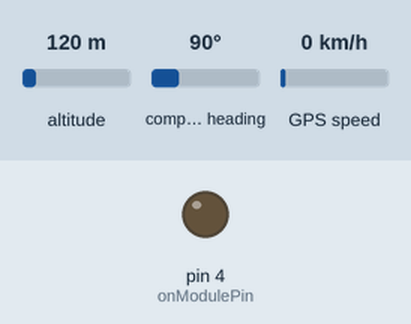
This sketch was run on a simulated Arduino Uno, built for the host (arithmetic inside an expression is 32-bit, double 64-bit). Parts: output pins drawn as LEDs (lit = HIGH). The inputs (shaded band) are chosen by the test bench; at power-on: altitude 120 m, compass heading 90°, GPS speed 0 km/h. The GPS gets a fix after 3 s at 37.7749, -122.4194 with 8 satellites; the modem accepts every AT command (registered, SIM ready, sends succeed) and sends nothing else; what the sketch prints to the serial monitor is not drawn.

Above: at 0.0 s.
At 3.1 s:
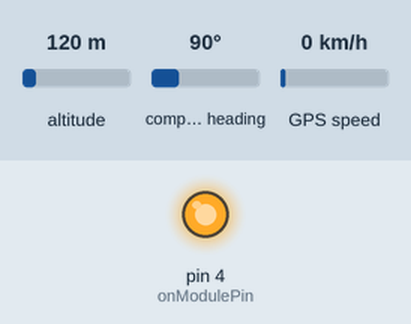
Timing chart, 0 to 7.5 s (numbered marks = the images above):
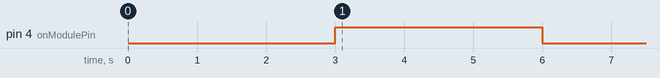

The sketch:

Tracking_unit.ino
```cpp
#include <SoftwareSerial.h>
#include <TinyGPS++.h>

TinyGPSPlus gps_tiny;
SoftwareSerial gps(5, 6);   //RX , TX for SIM28 Sensor
SoftwareSerial gprs(2, 3); // RX, TX  for SIM800 GPRS Module


int8_t answer;
int onModulePin= 4;

uint8_t NumberSatelleit ;
static float gps_lat,gps_lng,gps_alt;
static int gps_sat;
static uint32_t Date ;
static uint32_t Time ;

static uint32_t Tt ;

String  TXmsg;

const String PROGMEM w = "AT+HTTPPARA=""URL"",""http://xxxxxxx.cloudfunctions.net/write?device=TrackingUnit";

     String x ;
     String jour ;
     String y ;
     String heure;
     String Lat;
     String Long;

void setup() {
      delay(3000);
      pinMode(onModulePin, OUTPUT);
        digitalWrite(onModulePin,HIGH);
         delay(3000);
        digitalWrite(onModulePin,LOW);
    gprs.begin(4800);

    Serial.begin(9600);
   Serial.println(F("Starting..."));
   gprs.listen();
    power_on();
      // sets APN , user name and password
    sendATcommand2("AT+SAPBR=3,1,\"Contype\",\"GPRS\"", "OK", "ERROR" , 2000);
    sendATcommand2("AT+SAPBR=3,1,\"APN\",\"APN\"APN_Name\"", "OK","ERROR", 2000);

    sendATcommand2("AT+SAPBR=0,3", "OK","ERROR", 20000);
    delay(500);
    // gets the GPRS bearer
    Serial.println(F("Opening GPRS bearer"));
      int i =0 ;
    while ((sendATcommand2("AT+SAPBR=1,1", "OK","ERROR", 20000) != 1)&&(i <10))
    {
        delay(1000);
        Serial.print(F("."));
        i++;
        if (i==7){
          sendATcommand2("AT+SAPBR=0,1","OK","ERROR", 5000);
          delay(3000);
        }
    }

   gprs.stopListening();
    delay(3000);

    gps.begin(9600);

    Serial.println(F("Setup Complete"));

}
//############################################### Loop #################################################################################################################
void loop() {
  gps.listen();

      delay(3000);

    while (!coordonnees(&gps_lat,&gps_lng,&gps_alt,&gps_sat,&Date,&Time)){
      Serial.println(F(""));
      Serial.print(F("Still waiting for  "));
       Serial.print(F(gps_sat));
      Serial.print(F("  satilites to acquire valid data. "));
      delay(200);
    }

      Date=gps_tiny.date.value();
      Time=gps_tiny.time.value();


      gps.stopListening();


      x = String (Time);
      jour =x.substring(0,4);
      y = String (Time);
      heure=y.substring(0,4);
      Lat=String(gps_lat,7);
      Long=String(gps_lng,7);


    gprs.listen();
       Serial.println(F(" "));
         Serial.print(F("Date: "));
           Serial.print(Date);
            Serial.print(F(" || "));
              Serial.print(F("Heure "));
                Serial.print(Time);
                Serial.println(F(" "));

   send_HTTP (heure, jour, Long , Lat);

     heure= " ";
     jour = " ";
     Long = " ";
     Lat  = " ";

     Serial.println(F("Next transmission is programmed after 1 minute "));
      Serial.println(F(""));


    gprs.stopListening();

  delay(60000);
  Serial.println(F("transmission began"));

}


//############################## functions #################################################################################################################################

bool coordonnees(float * latitude,float *longitude ,float * altitude, int * gps_sat_number, uint32_t *Date , uint32_t *Temps )
{

  while(gps.available())
    {
      gps_tiny.encode(gps.read());

      *gps_sat_number=gps_tiny.satellites.value();

      if((gps_tiny.satellites.value()>2)&&((gps_tiny.location.lat())!=0))
      {
        delay(2000);
        *latitude= gps_tiny.location.lat();
        *longitude= gps_tiny.location.lng();
        *altitude= gps_tiny.altitude.meters();
        return 1;
      }
  }
  return 0;
}


//######################################################################################################################""

void power_on(){

    uint8_t answer=0;

    // checks if the module is started
    answer = sendATcommand2("AT", "OK", "OK", 2000);
    if (answer == 0)
    {
        // power on pulse
           digitalWrite(onModulePin,HIGH);
        delay(3000);
           digitalWrite(onModulePin,LOW);

        // waits for an answer from the module
        while(answer == 0){     // Send AT every two seconds and wait for the answer
            answer = sendATcommand2("AT", "OK", "OK", 2000);
        }
    }
    Serial.println(F("Waiting for the GPRS Module to initialize"));
    for (int i =0 ;i <6 ;i++){
      Serial.print(5-i);
       Serial.print(F(" "));
      delay(1000);
    }

    Serial.println(F(""));

     Serial.println(F("Connecting to BTS"));
  while( sendATcommand2("AT+CREG?", "+CREG: 0,1", "+CREG: 0,5", 1000)== 0 )
    {
      Serial.print(F("."));
    }
    Serial.println(F("Connected to Network (BTS) "));
}

//################################################################################################################################
int8_t sendATcommand2(char* ATcommand, char* expected_answer1,
        char* expected_answer2, unsigned int timeout){

    uint8_t x=0,  answer=0;
    char response[100];
    unsigned long previous;

    memset(response, ' ', 100);    // Initialize the string

    delay(100);

    while( gprs.available() > 0) gprs.read();    // Clean the input buffer

    gprs.println(ATcommand);    // Send the AT command


    x = 0;
    previous = millis();

    // this loop waits for the answer
    do{
        // if there are data in the UART input buffer, reads it and checks for the asnwer
        if(gprs.available() != 0){
            response[x] = gprs.read();
            x++;
            // check if the desired answer 1  is in the response of the module
            if (strstr(response, expected_answer1) != NULL)
            {
                answer = 1;
            }
            // check if the desired answer 2 is in the response of the module
            else if (strstr(response, expected_answer2) != NULL)
            {
                answer = 2;
            }
        }
    }
    // Waits for the asnwer with time out
    while((answer == 0) && ((millis() - previous) < timeout));

    return answer;
}

//#################################################################################################################"

bool send_HTTP(String Time ,String Date ,String Longitude ,String Latitude){

                              TXmsg=" ";
                              TXmsg=w;
                              TXmsg+= "&Coord" ;
                              TXmsg+= (String)Date + (String)Time +"=" ;
                              TXmsg+= (String)Latitude + "." + (String)Longitude;

   gprs.println(F("AT+HTTPINIT"));
   delay(1000);
   gprs.println(F("AT+HTTPPARA=""CID"",1"));
   delay(1000);
   Serial.println(F("La trame est "));
   Serial.println(TXmsg);
    gprs.println(TXmsg);
   delay(1000);
   gprs.println(F("AT+HTTPACTION=0"));
   delay(1500);
   gprs.println(F("AT+HTTPTERM"));
   delay(1000);

}

//##########################################################################################################################"
void SendSMS (){
   gprs.println(F("AT+HTTPINIT"));
   delay(1000);
   gprs.println(F("AT+HTTPPARA=""CID"",1"));
   delay(1000);
   Serial.println(F("La trame est "));
   Serial.println(TXmsg);
    gprs.println(TXmsg);
   delay(1000);
   gprs.println(F("AT+HTTPACTION=0"));
   delay(1500);
   gprs.println(F("AT+HTTPTERM"));
}
```
